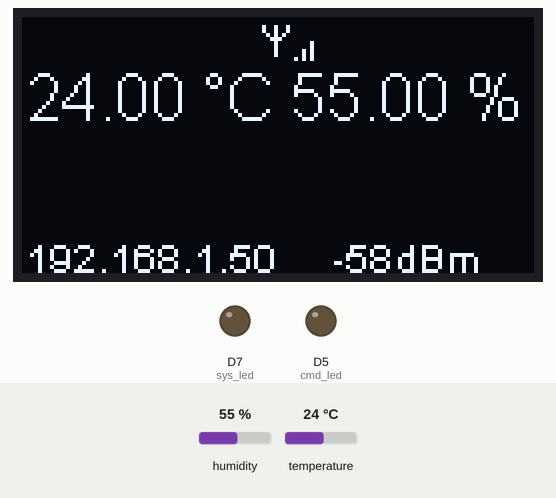
Recording of a sketch running on a simulated ESP8266 (NodeMCU). On the bench: 128×64 one-colour display, output pins drawn as LEDs (lit = HIGH). The inputs (shaded band) are chosen by the test bench; at power-on: humidity 55 %, temperature 24 °C. WiFi joins after 1.5 s; servers stay silent unless stated; storage starts empty; no MQTT or app messages arrive unless stated; what the sketch prints to the serial monitor is not drawn.

Above: at 3.3 s.
3.4 s: humidity set to 22 %
At 5.6 s:
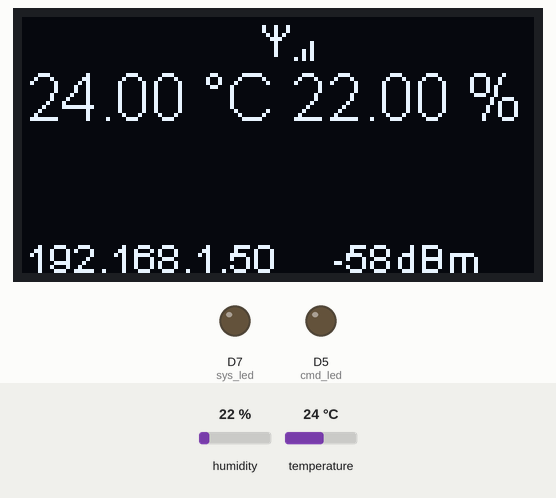
7.0 s: temperature set to 12 °C
At 8.0 s:
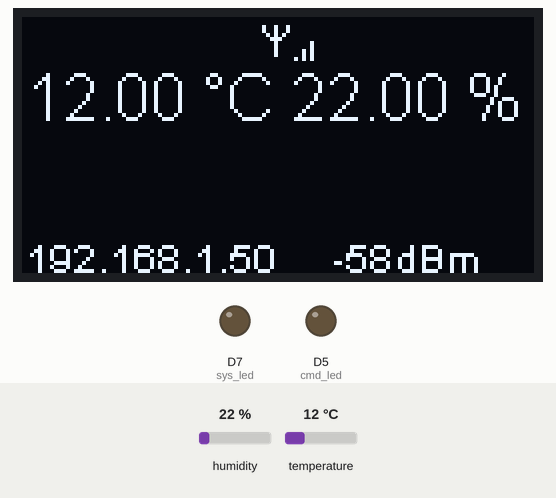
10.6 s: humidity set to 40 %
At 14.0 s:
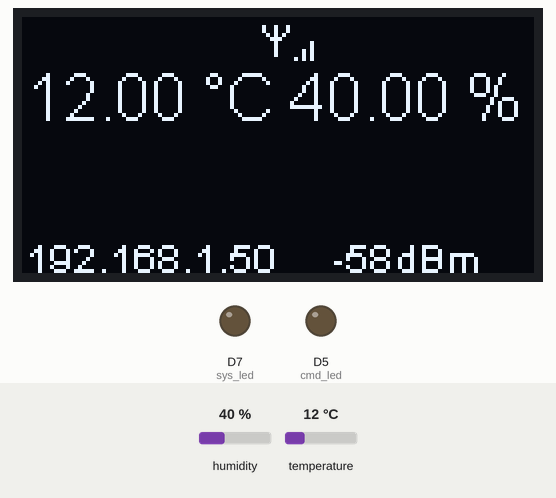
14.6 s: temperature set to 19 °C
At 17.6 s:
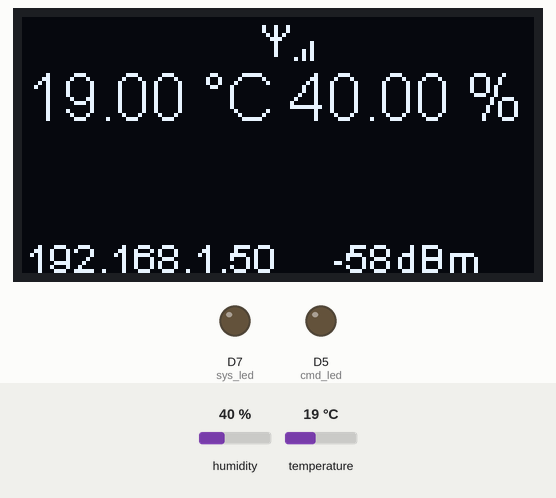
Timing chart, 0 to 19.1 s (numbered marks = the images above; inputs shaded):
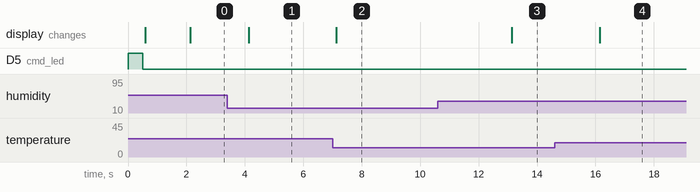

The sketch:

ESP_MQTT_Sensor.ino
```cpp
#include <Arduino.h>
#include <Wire.h>

#include <ESP8266WiFi.h>
#include <WiFiClient.h>
#include <DNSServer.h>
#include <ESP8266WebServer.h>
#include <ESP8266mDNS.h>
#include <WiFiManager.h>          //https://github.com/tzapu/WiFiManager.git
const char* configurationAPName = "AutoConnectAP";

#include <PubSubClient.h>         //Bibliothèque MQTT
#include <DHT.h>                  //Bibliothèque des capteurs DHT

//SH1106 I2C
#include <SH1106.h>               //https://github.com/squix78/esp8266-oled-ssd1306.git
#include <OLEDDisplay.h>
#include <OLEDDisplayFonts.h>
#include <OLEDDisplayUi.h>

// Include custom images
#include "images.h"

// Display Settings
SH1106 display(0x3c, D1, D2);
OLEDDisplayUi ui (&display);

#include <math.h>
#include <FS.h>                   //stockage de settings
#include <ArduinoJson.h>          //https://github.com/bblanchon/ArduinoJson.git
StaticJsonBuffer<1000> jsonBuffer;

const int sys_led = 13;
const int cmd_led = D5;
unsigned long interval = 1000;             // refresh display interval
unsigned long prevMillis = 0;

unsigned long intervalPublish = 15000;     // MQTT publish interval
unsigned long prevMillisPublish = 0;

char mqtt_server[40] = "192.168.1.60";         //s'il a été configuré
char mqtt_port[5] = "1883";                    //s'il a été configuré
char mqtt_user[20] = "mqtt-test";              //s'il a été configuré
char mqtt_password[20] = "mqtt-test";          //s'il a été configuré

//flag for saving data
bool shouldSaveConfig = false;

#define temperature_topic "sensor/temperature"  //Topic température
#define humidity_topic "sensor/humidity"        //Topic humidité
#define led_topic "action/led"                  //Topic led

//Buffer qui permet de décoder les messages MQTT reçus
char message_buff[100];
long lastMsg = 0;             //Horodatage du dernier message publié sur MQTT
long lastRecu = 0;

//Dé-commentez la ligne qui correspond à votre capteur
#define DHTPIN D4             // Pin sur lequel est branché le DHT
#define DHTTYPE DHT22         // DHT 22  (AM2302)

//Création des objets
DHT dht(DHTPIN, DHTTYPE);
WiFiClient espClient;
PubSubClient mqttClient;

//*****************
//* initial setup *
//*****************
void setup() {
  Serial.begin(115200);   //Facultatif pour le debug
  dht.begin();

  pinMode(sys_led, OUTPUT);
  digitalWrite(sys_led, 0);

  pinMode(cmd_led, OUTPUT);
  digitalWrite(cmd_led, HIGH);
  delay(500);
  digitalWrite(cmd_led, LOW);
  digitalWrite(cmd_led, 0);

  //saut de ligne pour l'affichage dans la console.
  Serial.println();
  Serial.println();

  //loading configuration
  SPIFFS.begin();
  loadSettings();

  //initialize dispaly
  display.init();
  display.clear();
  display.display();

  display.flipScreenVertically();
  display.setFont(ArialMT_Plain_10);
  display.setTextAlignment(TEXT_ALIGN_CENTER);
  display.setContrast(255);
  display.drawString(64, 10, "Initialisation...");
  display.display();

  //WiFiManager
  //custom parameters
  WiFiManagerParameter custom_mqtt_title("MQTT Configuration");
  WiFiManagerParameter custom_mqtt_server("server", "mqtt server", mqtt_server, 40);
  WiFiManagerParameter custom_mqtt_port("port", "mqtt port", mqtt_port, 5);
  WiFiManagerParameter custom_mqtt_user("user", "mqtt user", mqtt_user, 20);
  WiFiManagerParameter custom_mqtt_password("password", "mqtt password", mqtt_password, 20);

  //Local intialization. Once its business is done, there is no need to keep it around
  WiFiManager wifiManager;

  //set config save notify callback
  wifiManager.setSaveConfigCallback(saveConfigCallback);

  //add all your parameters here
  wifiManager.addParameter(&custom_mqtt_title);
  wifiManager.addParameter(&custom_mqtt_server);
  wifiManager.addParameter(&custom_mqtt_port);
  wifiManager.addParameter(&custom_mqtt_user);
  wifiManager.addParameter(&custom_mqtt_password);

  //reset saved settings
  wifiManager.resetSettings();

  wifiManager.setAPCallback(configModeCallback);
  wifiManager.setConfigPortalTimeout(180);

  //fetches ssid and pass from eeprom and tries to connect
  //if it does not connect it starts an access point with the specified name
  //here "AutoConnectAP"
  //and goes into a blocking loop awaiting configuration
  if (!wifiManager.autoConnect(configurationAPName)) {
    Serial.println("failed to connect and hit timeout");
    delay(3000);
    //reset and try again, or maybe put it to deep sleep
    ESP.reset();
    delay(5000);
  }

  //if you get here you have connected to the WiFi
  Serial.println("connected...");
  Serial.print("IP address: ");
  Serial.println(WiFi.localIP());
  if (MDNS.begin("esp8266")) {
    Serial.println("MDNS responder started");
  }

  //read updated parameters
  strcpy(mqtt_server, custom_mqtt_server.getValue());
  strcpy(mqtt_port, custom_mqtt_port.getValue());
  strcpy(mqtt_user, custom_mqtt_user.getValue());
  strcpy(mqtt_password, custom_mqtt_password.getValue());

  //save the custom parameters to FS
  if (shouldSaveConfig) {
    saveSettings();
  }

  mqttClient.setClient(espClient);
  mqttClient.setServer(mqtt_server, atoi(mqtt_port));    //Configuration de la connexion au serveur MQTT
  mqttClient.setCallback(mqttCallback);       //La fonction de callback qui est executée à chaque réception de message

  displayManagement();
}

//Reconnexion
void reconnect() {
  //Boucle jusqu'à obtenur une reconnexion
  while (!mqttClient.connected()) {
    Serial.print("Connexion au serveur MQTT...");
    if (mqttClient.connect("ESP8266Client", mqtt_user, mqtt_password)) {
      Serial.println("OK");
    } else {
      Serial.print("KO, erreur : ");
      Serial.print(mqttClient.state());
      Serial.println(" On attend 5 secondes avant de recommencer");
      delay(5000);
    }
  }
}

//*************
//* main loop *
//*************
void loop() {
  unsigned long currMillis = millis();
  // gestion de l'interval entre les actions d'affichage
  if (currMillis > (prevMillis + interval)) {
    prevMillis = currMillis;
    displayManagement();
  }

  // gestion de l'interval entre les actions d'affichage
  if (currMillis > (prevMillisPublish + intervalPublish)) {
    prevMillisPublish = currMillis;
    if (!mqttClient.connected()) {
      reconnect();
    }
    mqttClient.loop();

    long now = millis();
    float t = dht.readTemperature();
    float h = dht.readHumidity();

    Serial.print("Temperature : ");
    Serial.print(t);
    Serial.print(" | Humidite : ");
    Serial.println(h);

    mqttClient.publish(temperature_topic, String(t).c_str(), true);   //Publie la température sur le topic temperature_topic
    mqttClient.publish(humidity_topic, String(h).c_str(), true);      //Et l'humidité

    if (now - lastRecu > 100 ) {
      lastRecu = now;
      mqttClient.subscribe(led_topic);
    }
  }
}

//**********************
//* display management *
//**********************
void displayManagement() {
  display.clear();

  display.setFont(ArialMT_Plain_10);
  //    display.setTextAlignment(TEXT_ALIGN_LEFT);
  //    display.drawString(0, 0, printDate(now));
  //    display.setTextAlignment(TEXT_ALIGN_RIGHT);
  //    display.drawString(128, 0, printTime(now));

  //wifi signal indicator
  if (WiFi.status() == WL_CONNECTED) {
    const long signalWiFi = WiFi.RSSI();
    if (signalWiFi > -100) {
      int strength = 0;
      if (signalWiFi > (-45)) {
        strength = 5;
      } else if (signalWiFi > (-55)) {
        strength = 4;
      } else if (signalWiFi > (-65)) {
        strength = 3;
      } else if (signalWiFi > (-75)) {
        strength = 2;
      } else if (signalWiFi > (-85)) {
        strength = 1;
      }
      display.drawXbm(60, 2, 8, 8, wifiSymbol);
      for (int i = 0; i < strength; i++) {
        display.drawLine(68 + (i * 2), 10, 68 + (i * 2), 10 - (i * 2));
      }
      display.setFont(ArialMT_Plain_10);
      display.setTextAlignment(TEXT_ALIGN_CENTER);
      display.drawString(96, 54, String(signalWiFi) + "dBm");
    }
  }

  display.setFont(ArialMT_Plain_16);
  display.setTextAlignment(TEXT_ALIGN_CENTER);
  display.drawString(32, 11, printTemperature());

  display.setFont(ArialMT_Plain_16);
  display.setTextAlignment(TEXT_ALIGN_CENTER);
  display.drawString(96, 11, printHumidity());

  display.setFont(ArialMT_Plain_10);
  display.setTextAlignment(TEXT_ALIGN_CENTER);
  display.drawString(32, 54, WiFi.localIP().toString());

  display.display();
}

//**********************
//*    MQTT Callback   *
//**********************
// Déclenche les actions à la réception d'un message
// D'après http://m2mio.tumblr.com/post/30048662088/a-simple-example-arduino-mqtt-m2mio
void mqttCallback(char* topic, byte* payload, unsigned int length) {
  int i = 0;
  Serial.println("Message recu =>  topic: " + String(topic));
  Serial.print(" | longueur: " + String(length, DEC));
  //create character buffer with ending null terminator (string)
  for (i = 0; i < length; i++) {
    message_buff[i] = payload[i];
  }
  message_buff[i] = '\0';

  String msgString = String(message_buff);
  Serial.println("Payload: " + msgString);

  if (msgString == "ON" ) {
    digitalWrite(cmd_led, HIGH);
  } else {
    digitalWrite(cmd_led, LOW);
  }
}

//*********************************
//* WifiManager Settings Callback *
//*********************************
//callback notifying us of the need to save config
void saveConfigCallback() {
  Serial.println("Should save config");
  shouldSaveConfig = true;
}

//**********************
//* configuration mode *
//**********************
void configModeCallback (WiFiManager *myWiFiManager) {
  display.clear();
  display.setFont(ArialMT_Plain_10);
  display.setTextAlignment(TEXT_ALIGN_CENTER);
  display.drawString(64, 10, "Configuaration Mode");
  display.drawString(64, 28, "please connect to");
  display.setFont(ArialMT_Plain_16);
  display.drawString(64, 46, String(configurationAPName));
  display.display();

  Serial.println("Entered config mode");
  Serial.println(WiFi.softAPIP());

  Serial.println(myWiFiManager->getConfigPortalSSID());
}

//*************
//* utilities *
//*************
#define countof(a) (sizeof(a) / sizeof(a[0]))

String formatJSON(const JsonObject& obj) {
  char buffer[1000];
  obj.printTo(buffer, sizeof(buffer));
  String strOut = buffer;
  return strOut;
}

String printTemperature() {
  // Lecture de l'humidité en %
  float t = dht.readTemperature();
  String value = "";
  String unit = "°C";

  if (isnan(t)) {
    value = "---";
  } else {
    value = String(t).c_str();
  }
  return value + " " + unit;
}

String printHumidity() {
  // Lecture de l'humidité en %
  float h = dht.readHumidity();
  String value = "";
  String unit = "%";

  if (isnan(h)) {
    value = "---";
  } else {
    value = String(h).c_str();
  }
  return value + " " + unit;
}

void saveSettings() {
  Serial.println("saving config");
  jsonBuffer.clear();
  JsonObject& json = jsonBuffer.createObject();
  //Serial.println("encodage JSON");
  json["mqtt_server"] = mqtt_server;
  json["mqtt_port"] = mqtt_port;
  json["mqtt_user"] = mqtt_user;
  json["mqtt_password"] = mqtt_password;
  //json.prettyPrintTo(Serial);
  //Serial.println();

  File configFile = SPIFFS.open("/settings.json", "w");
  if (!configFile) {
    Serial.println("file open failed");
  } else {
    //Serial.println("ecriture fichier");
    json.printTo(configFile);
  }
  //Serial.println("fermeture dufichier");
  configFile.close();
  Serial.println("saving done");
}

void loadSettings() {
  Serial.println("loading configuration");
  //creation du fichier avec les valeurs par default si il n'existe pas
  if (!SPIFFS.exists("/settings.json")) {
    Serial.println("missing file -> creation");
    saveSettings();
  }

  //lecture des données du fichier
  File configFile = SPIFFS.open("/settings.json", "r");
  if (!configFile) {
    Serial.println("failed opening file");
  } else {
    Serial.println("reading file");
    size_t size = configFile.size();
    // Allocate a buffer to store contents of the file.
    std::unique_ptr<char[]> buf(new char[size]);
    configFile.readBytes(buf.get(), size);

    Serial.println("decoding JSON");
    jsonBuffer.clear();
    JsonObject& json = jsonBuffer.parseObject(buf.get());
    //json.prettyPrintTo(Serial);
    //Serial.println();
    if (json.success()) {
      //Serial.println("parsing dans les variables");
      strcpy(mqtt_server, json["mqtt_server"]);
      strcpy(mqtt_port, json["mqtt_port"]);
      strcpy(mqtt_user, json["mqtt_user"]);
      strcpy(mqtt_password, json["mqtt_password"]);
    }

    //Serial.println("closing file");
    configFile.close();
    Serial.println("loading configuration done");
  }
}
```

images.h
```cpp
const char wifiSymbol[] PROGMEM = {
  B01001001,
  B01001001,
  B00101010,
  B00011100,
  B00001000,
  B00001000,
  B00001000,
  B00001000
};

const char emptySymbol[] PROGMEM = {
  B00000000,
  B00000000,
  B00000000,
  B00000000,
  B00000000,
  B00000000,
  B00000000,
  B00000000
};
```

Measured:
- after the input at 3.4 s, the display: changes after 0.73 s (image 1)
- after the input at 7.0 s, the display: changes after 0.13 s (image 2)
- after the input at 10.6 s, the display: changes after 2.5 s (image 3)
- after the input at 14.6 s, the display: changes after 1.5 s (image 4)
